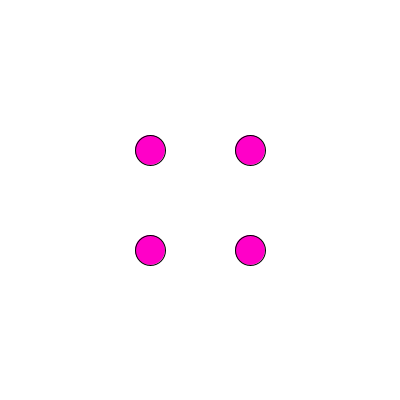
Frame 1 (no input)
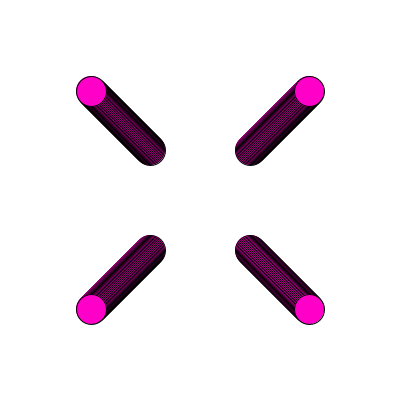
Frame 60 (the mouse pressed at the canvas centre just before this capture)
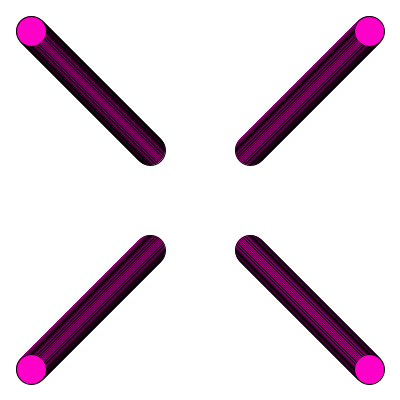
Frame 120 (the mouse held since frame 60 and released just before this capture)

The Processing sketch that drew these frames (run headless with seeded random() and noise(); from frame 60 on, the mouse is pressed at the canvas centre):

// Processing sketch: processing_131041
// ── processing_131041.pde

//variables
//Ball Size
int xBall = 30;
int yBall = 30;
 
//position of BallA
int xPosA = 150;
int yPosA = 150;
 
//position of BallB
int xPosB = 250;
int yPosB = 150;
 
 //position of BallC
int xPosC = 250;
int yPosC = 250;

//position of BallD
int xPosD = 150;
int yPosD = 250;

//speed of the balls
int xVelA=-1;
int yVelA=-1;
int xVelB=1;
int yVelB=-1;
int xVelC=1;
int yVelC=1;
int xVelD=-1;
int yVelD=1;

//colour of the balls
color A = color(255,0,200);
color B = color(255,0,200);
color C = color(255,0,200);
color D = color(255,0,200);

void setup() {
  size(400,400);
    background(255);
}

void draw() {

  // BallA
  fill(A); // the color is changed depends to which colour is set when a certain function is met
  ellipse(xPosA,yPosA,xBall,yBall);
  //BallB
  fill(B);
  ellipse(xPosB,yPosB,xBall,yBall);
   //BallC
  fill(C);
  ellipse(xPosC,yPosC,xBall,yBall);
  //BallD
  fill(D);
  ellipse(xPosD,yPosD,xBall,yBall);
  
  //positon of the ball is the positon of x and y of each balls + the speed
  xPosA=xPosA+xVelA;
  yPosA=yPosA+yVelA;
   
  xPosB=xPosB+xVelB;
  yPosB=yPosB+yVelB;
  
  xPosC=xPosC+xVelC;
  yPosC=yPosC+yVelC;
  
  xPosD=xPosD+xVelD;
  yPosD=yPosD+yVelD;
  
 //if posx and y is more than width of the screen and/ or if the pos is 
 //less than the half the size of the ball  then the velocity becomes negative
 //which therefore makes the balls go the opposite way (bounce)
  if (xPosA>width||xPosA<xBall/2) {
    xVelA=xVelA*-1;
  }
  if (yPosA>height||yPosA<xBall/2) {
    yVelA=yVelA*-1;
  }
  if (xPosB>width||xPosB<xBall/2) {
    xVelB=xVelB*-1;
  }
  if (yPosB>height||yPosB<xBall/2) {
    yVelB=yVelB*-1;
  }
  if (xPosC>width||xPosC<xBall/2) {
    xVelC=xVelC*-1;
  }
  if (yPosC>height||yPosC<xBall/2) {
    yVelC=yVelC*-1;
  }
  if (xPosD>width||xPosD<xBall/2) {
    xVelD=xVelD*-1;
  }
   if (yPosD>height||yPosD<xBall/2) {
    yVelD=yVelD*-1;
  }
   
  //Ball Collision
  //if pos stated are less than 30 distance from each other then
  //the velocity is multiplied by negative 2 which makes it go backwards.
  //this causes the balls to bounce from each other
  if (dist(xPosA,yPosA,xPosB,yPosB)<=30){
    xVelA=xVelA-2*xVelA;
    yVelA=yVelA-2*yVelA;
    xVelB=xVelB-2*xVelB;
    yVelB=yVelB-2*yVelB;
  }
    if (dist(xPosA,yPosA,xPosB,yPosB)<=30){
    A = color (255,0,0);//if the distance is what is stated then
                        // the colour of a ball changes 
    }
  if (dist(xPosA,yPosA,xPosC,yPosC)<=30){
    xVelA=xVelA-2*xVelA;
    yVelA=yVelA-2*yVelA;
    xVelC=xVelC-2*xVelC;
    yVelC=yVelC-2*yVelC;
  }
   if (dist(xPosA,yPosA,xPosC,yPosC)<=30){
    C = color (0,255,0);
  }
    if (dist(xPosB,yPosB,xPosC,yPosC)<=30){
    xVelB=xVelB-2*xVelB;
    yVelB=yVelB-2*yVelB;
    xVelC=xVelC-2*xVelC;
    yVelC=yVelC-2*yVelC;
  }
    if (dist(xPosB,yPosB,xPosC,yPosC)<=30){
   B = color (0,0,255);
  }
    if (dist(xPosA,yPosA,xPosD,yPosD)<=30){
    xVelA=xVelA-2*xVelA;
    yVelA=yVelA-2*yVelA;
    xVelD=xVelD-2*xVelD;
    yVelD=yVelD-2*yVelD;
  }
    if (dist(xPosA,yPosA,xPosD,yPosD)<=30){
   D = color (255, 243, 3);
  }
    if (dist(xPosB,yPosB,xPosD,yPosD)<=30){
 background (0);
  }
    if (dist(xPosC,yPosC,xPosD,yPosD)<=30){
    xVelC=xVelC-2*xVelC;
    yVelC=yVelC-2*yVelC;
    xVelD=xVelD-2*xVelD;
    yVelD=yVelD-2*yVelD;
  }
 } 
// REF - http://www.openprocessing.org/sketch/66284
